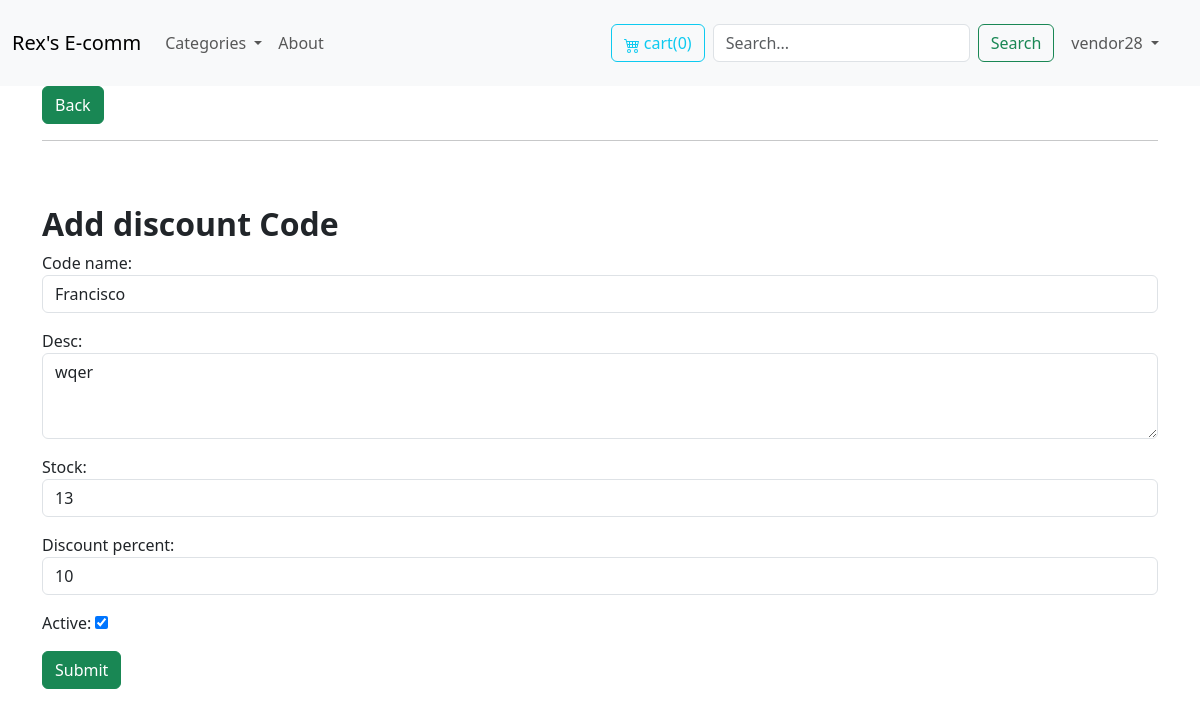
/discount/?id=24 (signed in), run on the app's committed database.
### store/models.py (models this page shows, shortened)
class Discount(models.Model):
    created_by = models.ForeignKey(User, related_name='discounts', on_delete=models.CASCADE)
    code_name    = models.CharField(max_length=35, unique=True)
    desc    = models.TextField()
    stock   = models.IntegerField()
    times_redeemed= models.IntegerField(editable=False,blank=True,null=False,default=0)
    discount_percent = models.IntegerField()
    active  = models.BooleanField(default=False)
    created_at  = models.DateTimeField(auto_now_add=True)
    modified_at = models.DateField(auto_now=True)

### store/decorator.py (the view)
        def wrapped_view(request, *args, **kwargs):
            if hasattr(request.user, 'userprofile') and request.user.userprofile.is_vendor:
                    return view_func(request, *args, **kwargs)
            else:
                messages.warning(request, 'You must be a vendor to access this page.')
                return redirect('frontpage')

### store/forms.py
class DiscountForm(forms.ModelForm):
    id = forms.IntegerField(widget=forms.HiddenInput, required=False)
    class Meta:
        model = Discount
        exclude = ('created_at','modified_at',)
        widgets= {
            'created_by':forms.HiddenInput(),
            'code_name': forms.TextInput(attrs={
                'class': forma,#'w-full mb-2 px-2 py-4 border border-gray-200'
            }),
            'desc': forms.Textarea(attrs={
                'rows':3,
                'class': forma,#'w-full mb-2 px-2 py-4 border border-gray-200'
            }),
            'stock': forms.NumberInput(attrs={
                'class': forma,#'w-full mb-2 px-2 py-4 border border-gray-200'
            }),
            'discount_percent': forms.NumberInput(attrs={
                'class': forma,#'w-full mb-2 px-2 py-4 border border-gray-200'
            }),
        }

### store/cart.py (called while the page is built)
    def __len__(self):
        return sum(item['quantity'] for item in self.cart.values())

### store/context_processors.py (called while the page is built)
def cart(request):
    return {'cart':Cart(request)}

### store/decorator.py (called while the page is built)
def is_vendor():
    def decorator(view_func):
        def wrapped_view(request, *args, **kwargs):
            if hasattr(request.user, 'userprofile') and request.user.userprofile.is_vendor:
                    return view_func(request, *args, **kwargs)
            else:
                messages.warning(request, 'You must be a vendor to access this page.')
                return redirect('frontpage')
        return wrapped_view
    return decorator

### store/templatetags/menu.py (called while the page is built)
@register.inclusion_tag('core/menu.html')
def menu(*args, **kwargs):
    categories = Category.objects.annotate(product_count=Count('products')).filter(product_count__gt=0)
    return {'categories': categories}

@register.simple_tag
def back_button(request):
    if request.method == 'GET':
        return True #request.META.get('HTTP_REFERER', '/')
    return False

### userprofile/templates/userprofile/inventory/discount.html (shortened to what this page needs)
{% extends 'core/mainBase.html' %}
{% block content %}
    <br>
    <hr>
    <br>
    <br>
    <h2><strong>Add discount Code</strong></h2>
    <form action="." method="post" class="space-y-5 mb-10">
        {{form.as_p}}
        <button class="btn btn-success mb-4">Submit</button>
    </form>
{% endblock content %}

### core/templates/core/partials/navbar.html (shortened to what this page needs)
{% load menu %}
<nav class="navbar navbar-expand-lg bg-body-tertiary">
    <div class="container-fluid">
      <a class="navbar-brand" href="{% url 'frontpage' %}">Rex's E-comm</a>
      <div class="collapse navbar-collapse" id="navbarSupportedContent">
        <ul class="navbar-nav me-auto mb-2 mb-lg-0">
          <li class="nav-item dropdown">
            {% menu %}
          </li>
          <li class="nav-item">
            <a class="nav-link" href="{% url 'about' %}">About</a>
          </li>
        </ul>
        <a href="{% url 'cart_view' %}"class="m-2 nav-item btn btn-outline-info">
            cart<span>({{cart|length}})</span>
        </a>
        <form action="/search/" method="get" class="d-flex" role="search">
          <input class="form-control me-2" type="search" name="query" placeholder="Search..." aria-label="Search">
          <button class="btn btn-outline-success" type="submit">Search</button>
        </form>
        <ul class="navbar-nav m-2 btn">
            <li class="nav-item dropdown">
                <a class="nav-link dropdown-toggle" href="#" role="button" data-bs-toggle="dropdown" aria-expanded="false">
                {{request.user}}
                </a>
            </li>
        </ul>
      </div>
    </div>
</nav>

### data on the page
Discount: code_name "Francisco", desc "wqer", stock "13", discount_percent "10", active "☑"

### other printed values
{{ cart|length }} "0"
{{ request.user }} "vendor28"
